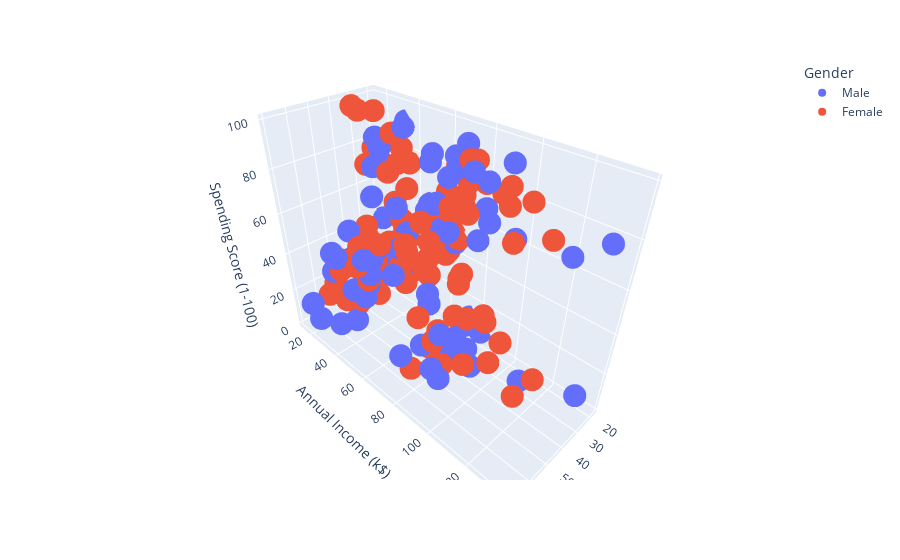

The code cell stored with this chart in its notebook:
### Code cell
fig = px.scatter_3d(df, x = 'Age', y='Annual Income (k$)', z='Spending Score (1-100)', color='Gender')
fig.show()

### Figure 1 — Plotly figure (JSON) as saved in the notebook; plotly's stock layout.template omitted (floating-point values rounded to 4 significant figures)
{"data": [{"hovertemplate": "Gender=Male<br>Age=%{x}<br>Annual Income (k$)=%{y}<br>Spending Score (1-100)=%{z}<extra></extra>", "legendgroup": "Male", "marker": {"color": "#636efa", "symbol": "circle"}, "mode": "markers", "name": "Male", "scene": "scene", "showlegend": true, "type": "scatter3d", "x": [19, 21, 64, 67, 37, 22, 20, 52, 35, 25, 31, 29, 35, 60, 53, 18, 24, 48, 33, 59, 47, 69, 53, 70, 19, 63, 18, 19, 70, 59, 26, 40, 57, 38, 67, 48, 18, 48, 24, 48, 20, 67, 26, 49, 54, 68, 66, 65, 19, 27, 39, 43, 40, 59, 38, 47, 39, 20, 32, 19, 32, 25, 28, 48, 34, 43, 39, 37, 34, 19, 50, 42, 32, 40, 28, 36, 36, 58, 27, 59, 35, 46, 30, 28, 33, 32, 32, 30], "y": [15, 15, 19, 19, 20, 20, 21, 23, 24, 24, 25, 28, 28, 30, 33, 33, 38, 39, 42, 43, 43, 44, 46, 46, 46, 48, 48, 48, 49, 54, 54, 54, 54, 54, 54, 54, 59, 60, 60, 61, 61, 62, 62, 62, 63, 63, 63, 63, 64, 67, 69, 71, 71, 71, 71, 71, 71, 73, 73, 74, 75, 77, 77, 77, 78, 78, 78, 78, 78, 81, 85, 86, 87, 87, 87, 87, 87, 88, 88, 93, 93, 98, 99, 101, 113, 126, 137, 137], "z": [39, 81, 3, 14, 13, 79, 66, 29, 35, 73, 73, 82, 61, 4, 4, 92, 92, 36, 60, 60, 41, 46, 46, 56, 55, 51, 59, 59, 55, 47, 54, 48, 51, 55, 41, 46, 41, 49, 52, 42, 49, 59, 55, 56, 46, 43, 48, 52, 46, 56, 91, 35, 95, 11, 75, 9, 75, 5, 73, 10, 93, 12, 97, 36, 90, 17, 88, 1, 1, 5, 26, 20, 63, 13, 75, 10, 92, 15, 69, 14, 90, 15, 97, 68, 8, 74, 18, 83]}, {"hovertemplate": "Gender=Female<br>Age=%{x}<br>Annual Income (k$)=%{y}<br>Spending Score (1-100)=%{z}<extra></extra>", "legendgroup": "Female", "marker": {"color": "#EF553B", "symbol": "circle"}, "mode": "markers", "name": "Female", "scene": "scene", "showlegend": true, "type": "scatter3d", "x": [20, 23, 31, 22, 35, 23, 30, 35, 58, 24, 35, 35, 46, 54, 45, 40, 23, 21, 49, 21, 42, 30, 36, 20, 65, 31, 49, 24, 50, 27, 29, 31, 49, 31, 50, 51, 27, 67, 54, 43, 68, 32, 47, 60, 60, 45, 23, 49, 46, 21, 55, 22, 34, 50, 68, 40, 32, 47, 27, 23, 49, 21, 66, 19, 38, 18, 19, 63, 49, 51, 50, 38, 40, 23, 31, 25, 31, 29, 44, 35, 57, 28, 32, 32, 34, 44, 38, 47, 27, 30, 30, 56, 29, 31, 36, 33, 36, 52, 30, 37, 32, 29, 41, 54, 41, 36, 34, 32, 38, 47, 35, 45], "y": [16, 16, 17, 17, 18, 18, 19, 19, 20, 20, 21, 23, 25, 28, 28, 29, 29, 30, 33, 33, 34, 34, 37, 37, 38, 39, 39, 39, 40, 40, 40, 40, 42, 43, 43, 44, 46, 47, 47, 48, 48, 48, 49, 50, 50, 54, 54, 54, 54, 54, 57, 57, 58, 58, 59, 60, 60, 60, 60, 62, 62, 62, 63, 63, 64, 65, 65, 65, 65, 67, 67, 67, 69, 70, 70, 72, 72, 73, 73, 74, 75, 76, 76, 77, 78, 78, 78, 78, 78, 78, 78, 79, 79, 81, 85, 86, 87, 88, 88, 97, 97, 98, 99, 101, 103, 103, 103, 103, 113, 120, 120, 126], "z": [6, 77, 40, 76, 6, 94, 72, 99, 15, 77, 35, 98, 5, 14, 32, 31, 87, 73, 14, 81, 17, 73, 26, 75, 35, 61, 28, 65, 55, 47, 42, 42, 52, 54, 45, 50, 51, 52, 59, 50, 48, 47, 42, 49, 56, 53, 52, 42, 44, 57, 58, 55, 60, 46, 55, 40, 42, 47, 50, 41, 48, 42, 50, 54, 42, 48, 50, 43, 59, 43, 57, 40, 58, 29, 77, 34, 71, 88, 7, 72, 5, 40, 87, 74, 22, 20, 76, 16, 89, 78, 73, 35, 83, 93, 75, 95, 27, 13, 86, 32, 86, 88, 39, 24, 17, 85, 23, 69, 91, 16, 79, 28]}], "layout": {"legend": {"title": {"text": "Gender"}, "tracegroupgap": 0}, "margin": {"t": 60}, "scene": {"domain": {"x": [0, 1], "y": [0, 1]}, "xaxis": {"title": {"text": "Age"}}, "yaxis": {"title": {"text": "Annual Income (k$)"}}, "zaxis": {"title": {"text": "Spending Score (1-100)"}}}}}
